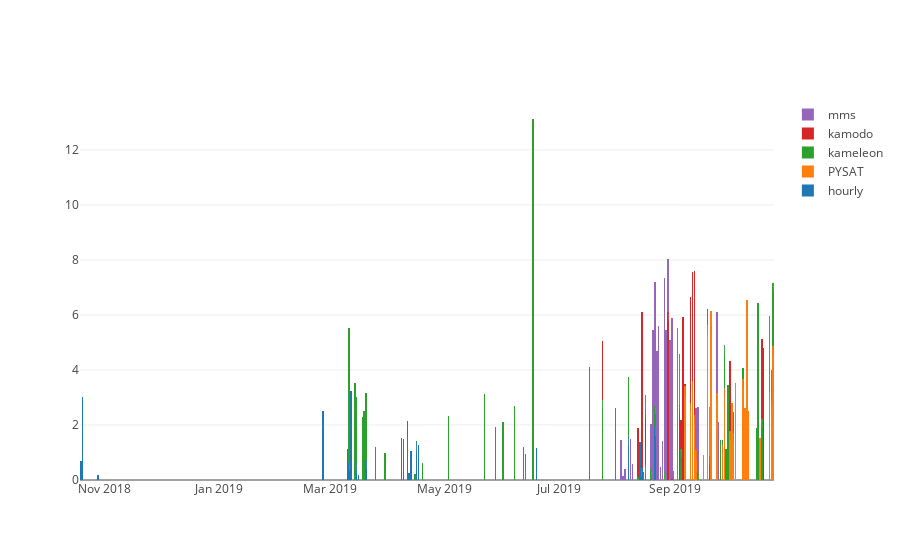

Source (notebook cell):
### Code cell
traces = []
for gitdir in gitdirs:
    name = gitdir.strip('/').split('/')[-1]
    work, repo = get_work_commits(gitdir, ascending = True, tz = 'US/Eastern')
    errant_clocks = get_errant_clocks(get_hourly_config(gitdir))
    labor = get_labor(work, errant_clocks= errant_clocks, verbose= False, match_logs = False)
    labor_trace = plot_labor(labor, '1d', name)
    traces.append(labor_trace)
    

iplot(go.Figure(traces, layout = dict(barmode = 'stack')))
